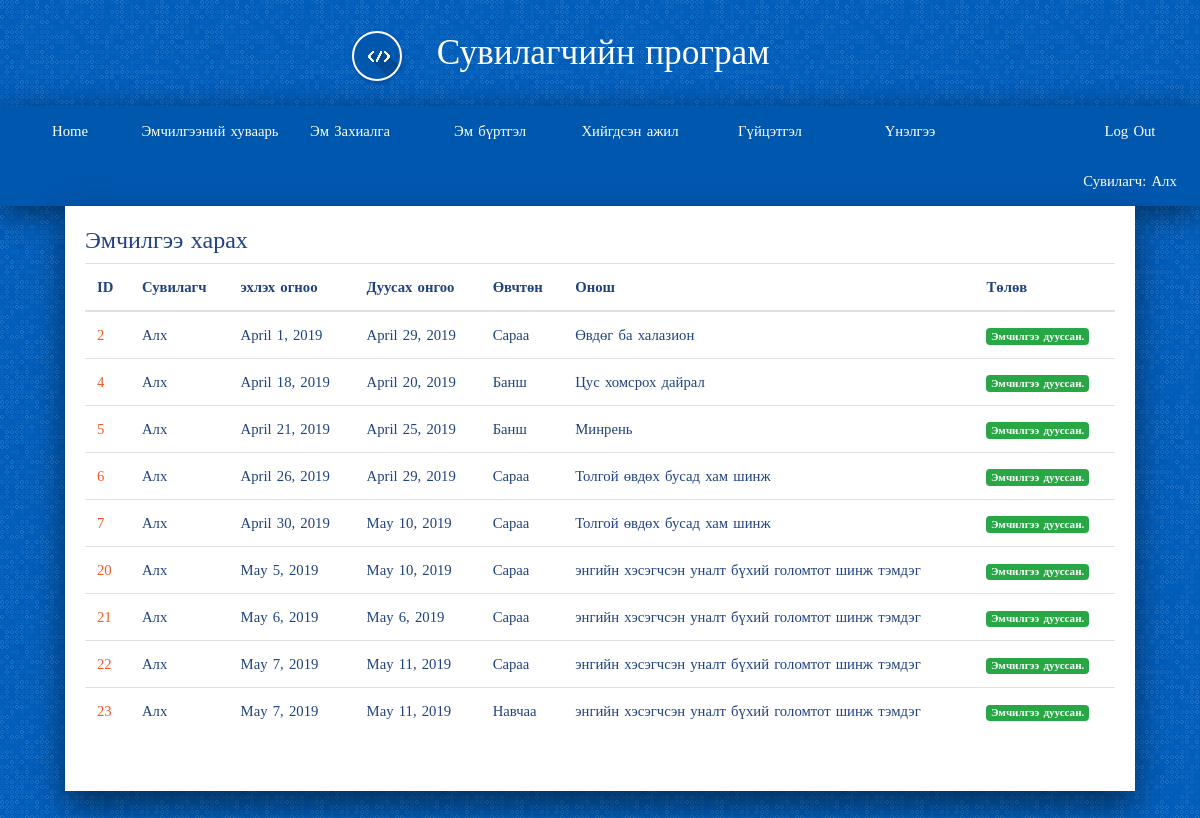
/drug/emchilgee_list_done/ (signed in), run on the app's committed database.
### account/models.py (models this page shows, shortened)
class User(AbstractUser):
    is_worker       = models.BooleanField('worker status', default=False)
    is_costumer     = models.BooleanField('costumer status', default=False)

class Worker(models.Model):
    user            = models.OneToOneField(User, on_delete=models.CASCADE, primary_key=True, related_name='worker')
    firstname       = models.CharField(max_length=200)
    lastname        = models.CharField(max_length=200)
    register        = models.CharField(max_length=200)
    gender          = models.ForeignKey(Gender,on_delete=models.SET_NULL, null=True, blank=True)
    age             = models.IntegerField(null=True, blank=True)
    degree          = models.ForeignKey(Degree, on_delete=models.SET_NULL, null=True, blank=True)
    position        = models.ForeignKey(Position, on_delete=models.SET_NULL, null=True, blank=True)
    def __str__(self):
        return self.firstname
    def is_doctor(self):
        return self.position.name == "Эмч"

class Costumer(models.Model):
    user            = models.OneToOneField(User, on_delete=models.CASCADE, primary_key=True, related_name='costumer')
    firstname       = models.CharField(max_length=200)
    lastname        = models.CharField(max_length=200)
    register        = models.CharField(max_length=200)
    gender          = models.ForeignKey(Gender,on_delete=models.SET_NULL, null=True, blank=True)
    age             = models.IntegerField(null=True, blank=True)
    description     = models.CharField(max_length=200)
    def __str__(self):
        return self.firstname

### drug/models.py (models this page shows, shortened)
class Emchilgee(models.Model):
    start_date      = models.DateField(default=timezone.now)
    end_date        = models.DateField(default=timezone.now)
    worker          = models.ForeignKey(Worker, on_delete=models.SET_NULL, null=True, blank=True)
    costumer        = models.ForeignKey(Costumer, on_delete=models.SET_NULL, null=True, blank=True)
    onosh           = models.ForeignKey(Onosh, on_delete=models.SET_NULL, null=True, blank=True)
    created_date    = models.DateField(default=timezone.now)

class Onosh(models.Model):
    category    = models.CharField(max_length=200, null=True, blank=True)
    disc        = models.CharField(max_length=400, null=True, blank=True)
    code        = models.CharField(max_length=20, null=True, blank=True)
    def __str__(self):
        return self.disc

### drug/views.py (the view)
@login_required
def emchilgee_list_done(request, template_name='drug/emchilgee_list_done.html'):
    data = {}
    temp = []
    today = date.today()
    emchilgee = Emchilgee.objects.filter(worker = request.user.worker)
    drug_important = Drug_important.objects.all()
    for item in emchilgee:
        if item.end_date < today:
            temp.append(item)
    emchilgee = temp
    data['drug_important'] = drug_important
    data['emchilgee'] = emchilgee
    return render(request, template_name, data)

### drug/templates/drug/emchilgee_list_done.html
{% extends 'base.html' %}
{% load staticfiles %}
{% load bootstrap3 %}
{% block content %}
<h4>Эмчилгээ харах</h4>
<table class="table">
<thead>
    <tr>
      <th> ID </th>
      <th> Сувилагч </th>
      <th> эхлэх огноо</th>
      <th> Дуусах онгоо </th>
      <th> Өвчтөн </th>
      <th> Онош </th>
      <th> Төлөв </th>
    </tr>
</thead>
  <tbody>
      {% for drug in emchilgee %}
        <tr>
          <td> <a href='#'> {{ drug.id }} </a></td>
          <td>{{ drug.worker }}</td>
          <td>{{ drug.start_date }}</td>
          <td>{{ drug.end_date }}</td>
          <td>{{ drug.costumer }}</td>
          <td>{{ drug.onosh }}</td>
          <td>
              <span class="badge badge-success">Эмчилгээ дууссан.</span>
          </td>
        </tr>
      {% endfor %}
  </tbody>
</table>
{% endblock %}

### templates/base.html (shortened to what this page needs)
{% load staticfiles %}
<!DOCTYPE html>
<html>
<head>
	<link rel="stylesheet" href="https://stackpath.bootstrapcdn.com/bootstrap/4.1.3/css/bootstrap.min.css">
	<link rel="stylesheet" href="{% static 'css/style.css' %}">
	<link rel="stylesheet" href="{% static 'css/basic.css' %}">
	<link rel="stylesheet" href="{% static 'css/navigator.css' %}">
	<link rel="stylesheet" href="https://use.fontawesome.com/releases/v5.8.1/css/all.css">
</head>
<body>
{% if request.user.is_authenticated %}
	{% if request.user.is_worker %}
		{% if request.user.worker.is_doctor %}
			<div class="title">
					<i class="logo-design-guide"></i>
					Сувилагчийн програм
			</div>
			<div class="header">
				<label for="show-menu" class="show-menu">Цэс </label>
				<ul id="menu" class="menu">
						<li><a href="{% url 'home' %}"> Нүүр хуудас </a></li>
						<li><a href="{% url 'drug:all_emchilgee_list' %}"> Гүйцэтгэл </a></li>
						<li class="float-right"><a href="{% url 'account:logout'%}"> Log Out </a></li>
						<li class="float-right"> <a href="#"> Эмч: {{ request.user.worker }} </a> </li>
				</ul>
			</div>
		{% else %}
			<div class="title">
					<i class="logo-design-guide"></i>
					Сувилагчийн програм
			</div>
			<div class="header">
				<ul id="menu" class="menu">
						<li><a href="{% url 'home' %}"> Home </a></li>
						<li><a href="{% url 'drug:emchilgee_list' %}"> Эмчилгээний хуваарь </a></li>
						<li><a href="{% url 'drug:drug_order' %}"> Эм Захиалга </a></li>
						<li><a href="{% url 'drug:drug_detail' %}"> Эм бүртгэл </a></li>
						<li><a href="{% url 'drug:emchilgee_list_done' %}"> Хийгдсэн ажил </a></li>
						<li><a href="{% url 'drug:reviews' %}"> Гүйцэтгэл </a></li>
						<li><a href="{% url 'drug:commend' %}"> Үнэлгээ </a></li>
						<li class="float-right"><a href="{% url 'account:logout'%}"> Log Out </a></li>
						<li class="float-right"><a href="#"> Сувилагч: {{ request.user.worker }}</a></li>
				</ul>
			</div>
		{% endif %}
	{% endif %}
{% endif %}
<div class="container">
	<div class="main">
	    {% block content %}
			{% endblock %}
	</div>
</div>
</body>
</html>

### static/css/style.css (style rules this page uses)
body { background-color: #e9e9e9; }

### static/css/basic.css (style rules this page uses)
body { font-family: "Fira Sans Condensed"; font-weight: 400; font-size: 0.92em; color: #1f4280; background-color: #005dba; line-height: 1.5em; word-spacing: 0.1em; margin: 0; }
.container { display: grid; grid-template-columns: auto 1400px auto; grid-template-rows: auto auto auto auto 60px; }
.title { grid-column: 2/3; grid-row: 1/2; font-weight: 200; font-size: 2.4em; color: #fff; line-height: 3em; text-align: center; }
.title [class^="logo-"] { border: 2px solid #fff; margin-right: 24px; margin-left: -78px; }
.header { grid-column: 2/3; grid-row: 2/3; border-radius: 4px 4px 0 0; overflow: hidden; box-shadow: 0px 7px 31px rgba(0, 0, 0, 0.5); background-color: #0057ae; }
.main { grid-column: 2/3; grid-row: 3/4; background-color: #fff; box-shadow: 0px 15px 31px rgba(0, 0, 0, 0.5); padding: 20px 20px 40px 20px; min-width: 0; }
a { color: #ff5722; text-decoration: none; }
@media screen and (max-width: 1440px) { .container { grid-template-columns: 20px auto 20px; } }
ul.menu { margin:0; padding:0; transition: background-color .15s ease-in-out; min-height: 50px; }
ul.menu li { display:inline-block; float: left; }
ul.menu li a { display:block; min-width:140px; height: 50px; text-align: center; line-height: 50px; color: #fff; background: #0057ae; transition: background-color .20s ease-in-out; }
ul.menu .float-right { float: right; }

### static/css/navigator.css (style rules this page uses)
[class^="logo-"] { display: inline-block; width: 50px; height: 50px; box-shadow: 1px 2px 4px 1px rgba(0,0,0,.15); transition: box-shadow .2s ease-in-out; border-radius: 50%; vertical-align: middle; }

### data on the page
User: user.worker "Алх"
Emchilgee: id "2", worker "Алх", start_date "April 1, 2019", end_date "April 29, 2019", costumer "Сараа", onosh "Өвдөг ба халазион"
Emchilgee: id "4", worker "Алх", start_date "April 18, 2019", end_date "April 20, 2019", costumer "Банш", onosh "Цус хомсрох дайрал"
Emchilgee: id "5", worker "Алх", start_date "April 21, 2019", end_date "April 25, 2019", costumer "Банш", onosh "Минрень"
Emchilgee: id "6", worker "Алх", start_date "April 26, 2019", end_date "April 29, 2019", costumer "Сараа", onosh "Толгой өвдөх бусад хам шинж"
Emchilgee: id "7", worker "Алх", start_date "April 30, 2019", end_date "May 10, 2019", costumer "Сараа", onosh "Толгой өвдөх бусад хам шинж"
Emchilgee: id "20", worker "Алх", start_date "May 5, 2019", end_date "May 10, 2019", costumer "Сараа", onosh "энгийн хэсэгчсэн уналт бүхий голомтот шинж тэмдэг"
Emchilgee: id "21", worker "Алх", start_date "May 6, 2019", end_date "May 6, 2019", costumer "Сараа", onosh "энгийн хэсэгчсэн уналт бүхий голомтот шинж тэмдэг"
Emchilgee: id "22", worker "Алх", start_date "May 7, 2019", end_date "May 11, 2019", costumer "Сараа", onosh "энгийн хэсэгчсэн уналт бүхий голомтот шинж тэмдэг"
Emchilgee: id "23", worker "Алх", start_date "May 7, 2019", end_date "May 11, 2019", costumer "Навчаа", onosh "энгийн хэсэгчсэн уналт бүхий голомтот шинж тэмдэг"
